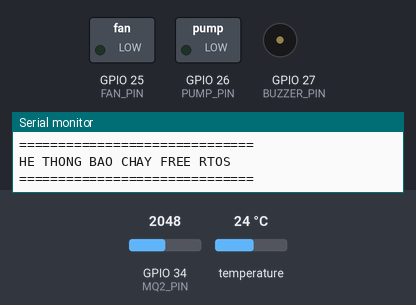
A sketch run on a simulated ESP32. On the bench: switched loads named in the sketch (green lamp = pin HIGH), buzzer (waves = sounding), the last lines printed to the serial monitor. Inputs (shaded band) come from the test bench; at power-on: GPIO 34 (MQ2_PIN) = 2048, temperature 24 °C (analog values on the 0–4095 scale). WiFi joins after 1.5 s; servers stay silent unless stated; random numbers use the default seed unless the sketch sets one; no MQTT or app messages arrive unless stated.

Above: at 0.1 s.
At 0.8 s:
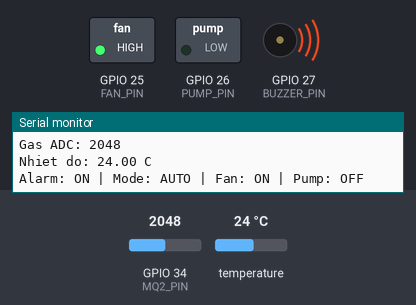
Timing chart, 0 to 2.3 s (numbered marks = the images above):
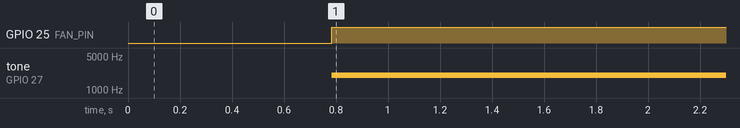

Measured:
- by itself, GPIO 25 (FAN_PIN): LOW → HIGH at 0.78 s
- by itself, tone on GPIO 27 (BUZZER_PIN): silent → 2000 Hz at 0.78 s

The sketch:

sketch_oct15a.ino
```cpp
#include <Arduino.h>
#include <WiFi.h>
#include <PubSubClient.h>
#include <OneWire.h>
#include <DallasTemperature.h>

// ================= PIN =================
#define MQ2_PIN       34
#define ONE_WIRE_BUS  4
#define FAN_PIN       25
#define PUMP_PIN      26
#define BUZZER_PIN    27

// ================= NGUONG =================
const int GAS_THRESHOLD = 2000;
const float TEMP_THRESHOLD = 50.0;

const int BUZZER_FREQ = 2000;
const int BUZZER_RESOLUTION = 8;

// ================= WIFI =================
const char* ssid = "Wokwi-GUEST";
const char* password = "";

// ================= MQTT =================
const char* mqtt_server = "broker.hivemq.com";
const int mqtt_port = 1883;

WiFiClient espClient;
PubSubClient client(espClient);

// ================= TOPIC DU LIEU =================
const char* topic_gas = "viu/fire/gas";
const char* topic_temp = "viu/fire/temperature";
const char* topic_alarm = "viu/fire/alarm";

// ================= TOPIC TRANG THAI =================
const char* topic_fan_state = "viu/fire/fan/state";
const char* topic_pump_state = "viu/fire/pump/state";
const char* topic_mode_state = "viu/fire/mode";

// ================= TOPIC NHAN LENH =================
const char* topic_mode_cmd = "viu/fire/mode/set";
const char* topic_fan_cmd = "viu/fire/fan/set";
const char* topic_pump_cmd = "viu/fire/pump/set";

// ================= CAM BIEN =================
OneWire oneWire(ONE_WIRE_BUS);
DallasTemperature sensors(&oneWire);

// ================= CAU TRUC DU LIEU =================
typedef struct {
  int gasValue;
  float temperature;
  bool tempValid;
} SensorData;

typedef struct {
  bool fan;
  bool pump;
  bool alarm;
  bool autoMode;
} DeviceStatus;

// ================= FREERTOS QUEUE =================
QueueHandle_t dataQueue;
QueueHandle_t alertQueue;
QueueHandle_t statusQueue;

// ================= TRANG THAI DUNG CHUNG =================
bool autoMode = true;
bool manualFan = false;
bool manualPump = false;

// Bao ve bien dung chung giua cac Core
portMUX_TYPE mux = portMUX_INITIALIZER_UNLOCKED;

// ================= TRANG THAI THIET BI =================
bool fanState = false;
bool pumpState = false;
bool alarmState = false;

// ================= THOI GIAN =================
const unsigned long PUBLISH_INTERVAL = 2000;

// =================================================
// HAM DIEU KHIEN THIET BI
// Chi Task canh bao duoc dieu khien GPIO
// =================================================

void setFan(bool state) {
  fanState = state;
  digitalWrite(FAN_PIN, state ? HIGH : LOW);
}

void setPump(bool state) {
  pumpState = state;
  digitalWrite(PUMP_PIN, state ? HIGH : LOW);
}

void setAlarm(bool state) {
  alarmState = state;

  if (state) {
    ledcWriteTone(BUZZER_PIN, BUZZER_FREQ);
  } else {
    ledcWriteTone(BUZZER_PIN, 0);
  }
}

// =================================================
// MQTT CALLBACK
// Chi cap nhat lenh, khong dieu khien GPIO truc tiep
// =================================================

void mqttCallback(char* topic, byte* payload,
                  unsigned int length) {

  String message = "";

  for (unsigned int i = 0; i < length; i++) {
    message += (char)payload[i];
  }

  message.trim();
  message.toUpperCase();

  Serial.print("MQTT nhan [");
  Serial.print(topic);
  Serial.print("]: ");
  Serial.println(message);

  portENTER_CRITICAL(&mux);

  if (strcmp(topic, topic_mode_cmd) == 0) {

    if (message == "AUTO") {
      autoMode = true;
    }

    else if (message == "MANUAL") {
      autoMode = false;
    }
  }

  else if (strcmp(topic, topic_fan_cmd) == 0) {

    if (message == "ON") {
      manualFan = true;
    }

    else if (message == "OFF") {
      manualFan = false;
    }
  }

  else if (strcmp(topic, topic_pump_cmd) == 0) {

    if (message == "ON") {
      manualPump = true;
    }

    else if (message == "OFF") {
      manualPump = false;
    }
  }

  portEXIT_CRITICAL(&mux);
}

// =================================================
// TASK 1: DOC DU LIEU CAM BIEN - CORE 1
// =================================================

void TaskReadData(void *pvParameters) {

  SensorData data;

  TickType_t lastWakeTime = xTaskGetTickCount();

  while (1) {

    // Doc gia tri MQ2
    data.gasValue = analogRead(MQ2_PIN);
    // Doc nhiet do DS18B20
    sensors.requestTemperatures();
    data.temperature = sensors.getTempCByIndex(0);
    data.tempValid =
      (data.temperature != DEVICE_DISCONNECTED_C);
    // Hien thi Serial
    Serial.println("========== CAM BIEN ==========");
    Serial.print("Gas ADC: ");
    Serial.println(data.gasValue);

    Serial.print("Nhiet do: ");

    if (data.tempValid) {
      Serial.print(data.temperature);
      Serial.println(" C");
    } else {
      Serial.println("Loi cam bien!");
    }
    // Gui du lieu vao dataQueue
    xQueueOverwrite(dataQueue, &data);
    // Gui du lieu moi nhat vao alertQueue
    xQueueOverwrite(alertQueue, &data);

    // Chu ky doc 1 giay
    vTaskDelayUntil(&lastWakeTime,
                    pdMS_TO_TICKS(1000));
  }
}

// =================================================
// TASK 2: TRUYEN DU LIEU MQTT - CORE 0
// =================================================

void TaskPublishData(void *pvParameters) {

  SensorData sensorData;
  DeviceStatus status;
  DeviceStatus lastSentStatus;

  bool haveSensorData = false;
  bool haveStatus = false;
  bool forceStatePublish = false;

  unsigned long lastPublish = 0;
  unsigned long lastWiFiAttempt = 0;
  unsigned long lastMQTTAttempt = 0;

  // Cau hinh MQTT
  client.setServer(mqtt_server, mqtt_port);
  client.setCallback(mqttCallback);
  client.setBufferSize(512);
  client.setKeepAlive(60);

  while (1) {

    // ========== KET NOI WIFI ==========
    if (WiFi.status() != WL_CONNECTED) {

      if (millis() - lastWiFiAttempt >= 5000) {

        lastWiFiAttempt = millis();

        Serial.println("Dang ket noi WiFi...");

        WiFi.mode(WIFI_STA);
        WiFi.begin(ssid, password);
      }
    }

    // ========== KET NOI MQTT ==========
    if (WiFi.status() == WL_CONNECTED) {

      if (!client.connected()) {

        if (millis() - lastMQTTAttempt >= 3000) {

          lastMQTTAttempt = millis();

          Serial.println("Dang ket noi MQTT...");

          String clientId = "ESP32-FireGuard-";
          clientId += String((uint32_t)esp_random(), HEX);

          if (client.connect(clientId.c_str())) {

            Serial.println("MQTT da ket noi!");

            client.subscribe(topic_mode_cmd);
            client.subscribe(topic_fan_cmd);
            client.subscribe(topic_pump_cmd);

            forceStatePublish = true;

          } else {

            Serial.print("MQTT loi: ");
            Serial.println(client.state());
          }
        }
      }

      if (client.connected()) {
        client.loop();
      }
    }

    // ========== NHAN DU LIEU CAM BIEN ==========
    if (xQueueReceive(dataQueue, &sensorData, 0)
        == pdTRUE) {

      haveSensorData = true;
    }

    // ========== NHAN TRANG THAI THIET BI ==========
    if (xQueueReceive(statusQueue, &status, 0)
        == pdTRUE) {

      haveStatus = true;
    }

    // ========== GUI DU LIEU LEN MQTT ==========
    if (client.connected() &&
        millis() - lastPublish >= PUBLISH_INTERVAL) {

      lastPublish = millis();

      if (haveSensorData) {

        char gasBuffer[12];
        char tempBuffer[16];

        snprintf(gasBuffer, sizeof(gasBuffer),
                 "%d", sensorData.gasValue);

        snprintf(tempBuffer, sizeof(tempBuffer),
                 "%.2f", sensorData.temperature);

        client.publish(topic_gas, gasBuffer);

        if (sensorData.tempValid) {
          client.publish(topic_temp, tempBuffer);
        }

        Serial.println("Da gui du lieu cam bien len MQTT!");
      }
    }

    // ========== GUI TRANG THAI THIET BI ==========
    if (client.connected() && haveStatus) {

      bool changed = forceStatePublish;

      if (!forceStatePublish) {

        changed =
          (status.fan != lastSentStatus.fan) ||
          (status.pump != lastSentStatus.pump) ||
          (status.alarm != lastSentStatus.alarm) ||
          (status.autoMode != lastSentStatus.autoMode);
      }

      if (changed) {

        client.publish(topic_fan_state,
                       status.fan ? "ON" : "OFF");

        client.publish(topic_pump_state,
                       status.pump ? "ON" : "OFF");

        client.publish(topic_mode_state,
                       status.autoMode ? "AUTO" : "MANUAL");

        const char* alarmMessage = "NORMAL";

        if (status.alarm) {
          alarmMessage = "CANH BAO";
        }

        client.publish(topic_alarm, alarmMessage);

        lastSentStatus = status;
        forceStatePublish = false;

        Serial.println("Da cap nhat trang thai len Web!");
      }
    }

    vTaskDelay(pdMS_TO_TICKS(10));
  }
}

// =================================================
// TASK 3: CANH BAO VA DIEU KHIEN - CORE 1
// =================================================

void TaskAlert(void *pvParameters) {

  SensorData data;

  bool haveData = false;

  DeviceStatus status;

  // Trang thai ban dau
  status.fan = false;
  status.pump = false;
  status.alarm = false;
  status.autoMode = true;

  while (1) {

    // Nhan du lieu tu alertQueue
    if (xQueueReceive(alertQueue, &data,
                      pdMS_TO_TICKS(100)) == pdTRUE) {

      haveData = true;
    }

    // Doc lenh AUTO/MANUAL an toan
    bool currentMode;
    bool currentManualFan;
    bool currentManualPump;

    portENTER_CRITICAL(&mux);

    currentMode = autoMode;
    currentManualFan = manualFan;
    currentManualPump = manualPump;

    portEXIT_CRITICAL(&mux);

    // Kiem tra nguong canh bao
    bool gasExceeded = false;
    bool tempExceeded = false;

    if (haveData) {

      gasExceeded =
        (data.gasValue >= GAS_THRESHOLD);

      tempExceeded =
        (data.tempValid &&
         data.temperature >= TEMP_THRESHOLD);
    }

    // Xac dinh canh bao
    bool currentAlarm =
      gasExceeded || tempExceeded;

    // Dieu khien theo che do
    bool newFan;
    bool newPump;

    if (currentMode) {

      // CHE DO AUTO
      newFan = gasExceeded;
      newPump = tempExceeded;

    } else {

      // CHE DO MANUAL
      newFan = currentManualFan;
      newPump = currentManualPump;
    }

    // Dieu khien GPIO
    setFan(newFan);
    setPump(newPump);

    // Buzzer van hoat dong theo canh bao cam bien
    setAlarm(currentAlarm);

    // Cap nhat Queue trang thai
    status.fan = fanState;
    status.pump = pumpState;
    status.alarm = alarmState;
    status.autoMode = currentMode;

    xQueueOverwrite(statusQueue, &status);

    // Hien thi trang thai
    Serial.print("Alarm: ");
    Serial.print(alarmState ? "ON" : "OFF");

    Serial.print(" | Mode: ");
    Serial.print(currentMode ? "AUTO" : "MANUAL");

    Serial.print(" | Fan: ");
    Serial.print(fanState ? "ON" : "OFF");

    Serial.print(" | Pump: ");
    Serial.println(pumpState ? "ON" : "OFF");
  }
}

// =================================================
// SETUP
// =================================================

void setup() {

  Serial.begin(115200);

  // Khoi tao GPIO
  pinMode(MQ2_PIN, INPUT);
  pinMode(FAN_PIN, OUTPUT);
  pinMode(PUMP_PIN, OUTPUT);

  // Khoi tao PWM buzzer
  if (!ledcAttach(BUZZER_PIN, BUZZER_FREQ,
                  BUZZER_RESOLUTION)) {

    Serial.println("Loi khoi tao buzzer!");
  }

  digitalWrite(FAN_PIN, LOW);
  digitalWrite(PUMP_PIN, LOW);

  ledcWriteTone(BUZZER_PIN, 0);

  // Khoi tao ADC
  analogReadResolution(12);

  // Khoi tao cam bien nhiet do
  sensors.begin();

  // ========== TAO QUEUE ==========
  dataQueue = xQueueCreate(1, sizeof(SensorData));

  alertQueue = xQueueCreate(1, sizeof(SensorData));

  statusQueue = xQueueCreate(1, sizeof(DeviceStatus));

  if (dataQueue == NULL ||
      alertQueue == NULL ||
      statusQueue == NULL) {

    Serial.println("Loi tao Queue!");

    while (1) {
      delay(1000);
    }
  }

  Serial.println("==============================");
  Serial.println("HE THONG BAO CHAY FREE RTOS");
  Serial.println("==============================");

  // ========== TAO TASK DOC DATA ==========
  xTaskCreatePinnedToCore(
    TaskReadData,
    "TaskReadData",
    4096,
    NULL,
    2,
    NULL,
    1
  );

  // ========== TAO TASK TRUYEN DATA ==========
  xTaskCreatePinnedToCore(
    TaskPublishData,
    "TaskPublishData",
    8192,
    NULL,
    2,
    NULL,
    0
  );

  // ========== TAO TASK CANH BAO ==========
  xTaskCreatePinnedToCore(
    TaskAlert,
    "TaskAlert",
    4096,
    NULL,
    3,
    NULL,
    1
  );
}

// =================================================
// LOOP
// =================================================

void loop() {

  // Tat ca cong viec duoc thuc hien boi FreeRTOS
  vTaskDelay(portMAX_DELAY);
}
```
